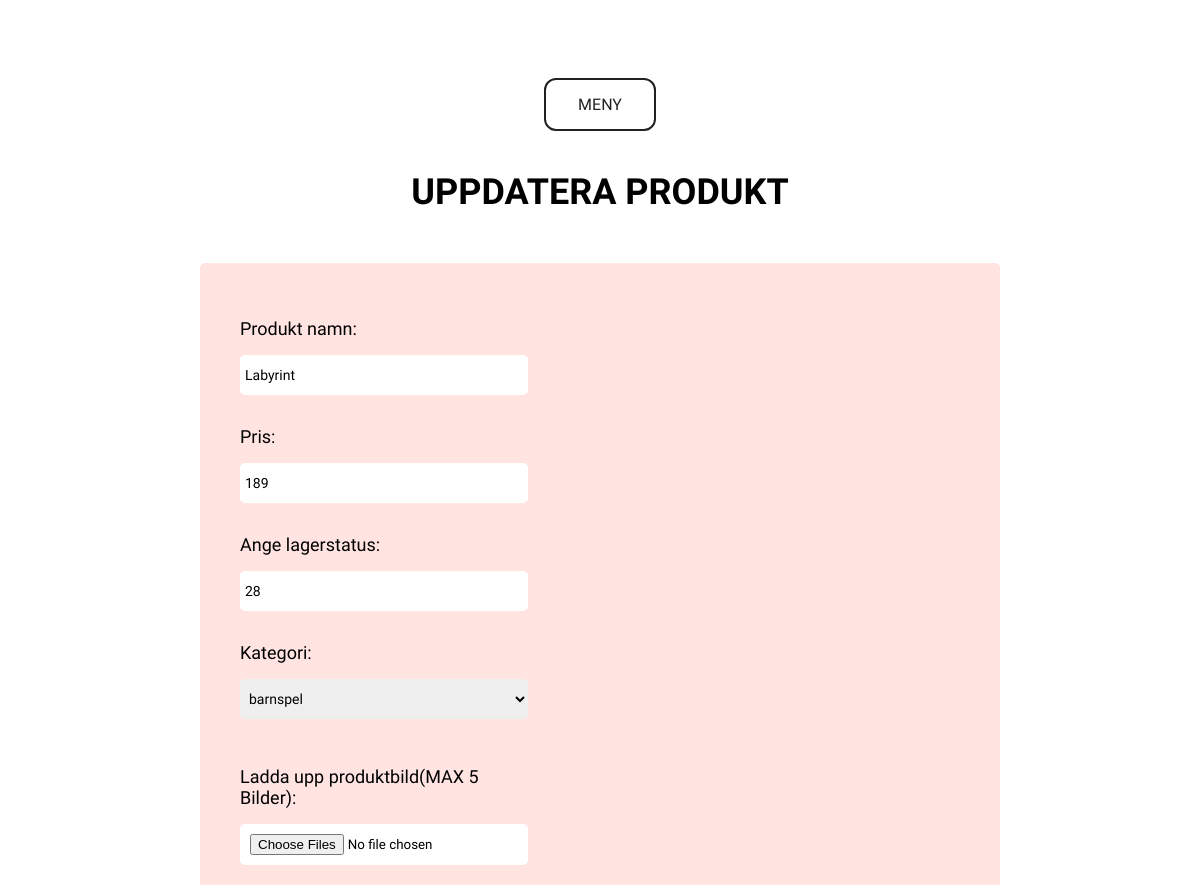
Before: /admin/admin-update-product.php?id=2 (upper part) with the older database file.
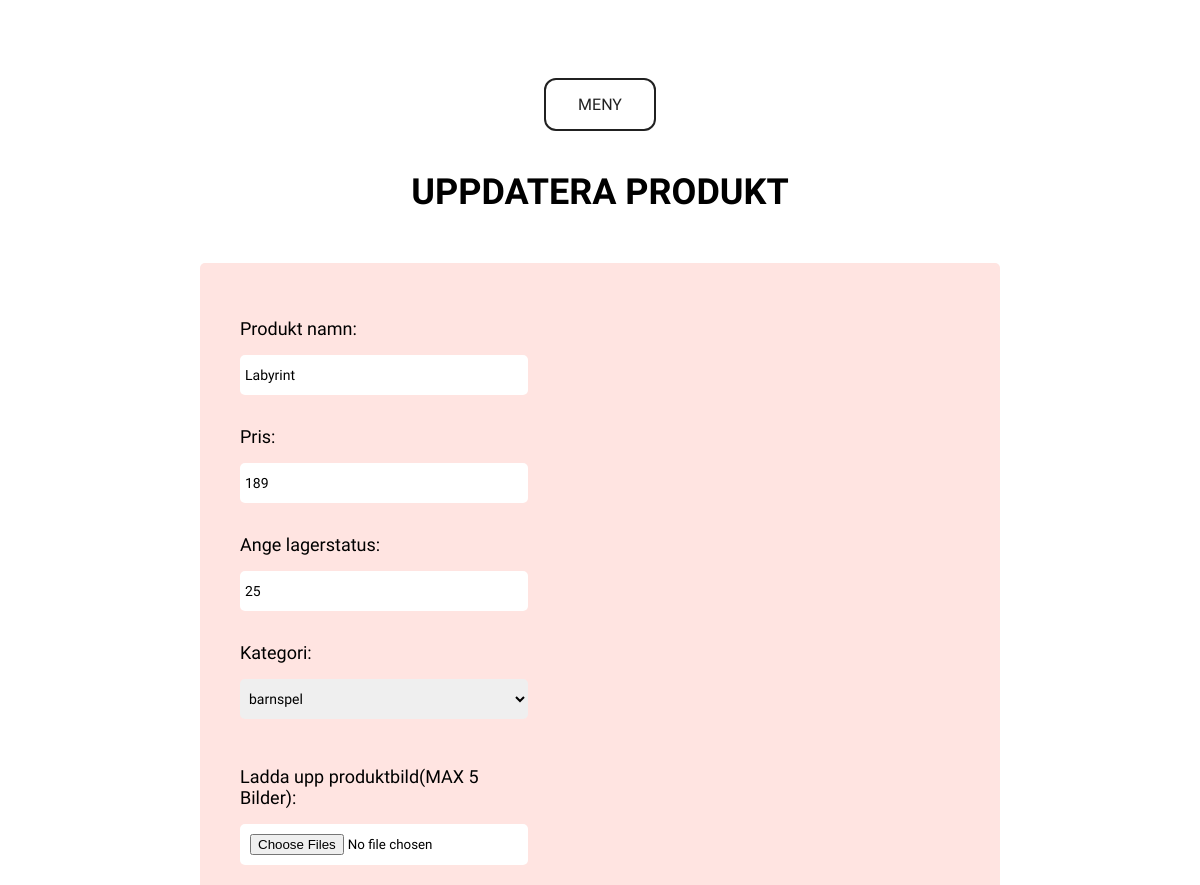
After: the same page with the newer database file.
### tables this page shows
CREATE TABLE `webshop_products` (
  `productid` int(11) NOT NULL,
  `categoryid` int(11) NOT NULL,
  `title` varchar(500) NOT NULL,
  `description` varchar(1000) NOT NULL,
  `price` decimal(10,0) NOT NULL,
  `quantity` int(11) NOT NULL,
  `productimg` varchar(1000) NOT NULL,
  `date` datetime NOT NULL DEFAULT CURRENT_TIMESTAMP
);

### admin/admin-update-product.php (the view, shortened to what this page needs)
<?php
require_once '../config/db.php';
require_once 'header.php';
$imageold = "";
if(isset($_GET['id'])){
    $id = htmlspecialchars($_GET['id']);
    $sql = "SELECT * FROM webshop_products WHERE productid =:id";
    $stmt = $db->prepare($sql);
    $stmt->bindParam(':id', $id);
    $stmt->execute();
    if($stmt->rowCount() > 0){
        $row = $stmt->fetch(PDO::FETCH_ASSOC);
        $productid = htmlspecialchars($row['productid']);
        $title = htmlspecialchars($row['title']);
        $price = htmlspecialchars($row['price']);
        $quantity = htmlspecialchars($row['quantity']);
        $product_categoryid = htmlspecialchars($row['categoryid']);
        $imageold = unserialize($row['productimg']);
    }else {
        header('Location:admin-products.php');
        exit;
    }
}else {
    header('Location:admin-products.php');
    exit;
}
$query ="SELECT * FROM webshop_categories WHERE categoryid = :categoryid";
$statment = $db->prepare($query);
$statment->bindParam(':categoryid', $product_categoryid);
$statment->execute();
while($row = $statment->fetch(PDO::FETCH_ASSOC)){
    $product_category = htmlspecialchars($row['category']);
}
    require_once "admin-update-product-form.php";
    if(!empty($imageold)){
        echo "<h3 class='product_img-head'>Produktbilder</h3><br>";
       echo "<a href='admin-delete-img.php?id=$productid' onclick='return myFunction()' id='delete'>
            <button class='btn_delete-img'>Radera bilder</button></a><br>";
    }
?>
<?php  require_once '../footer.php'; ?>

### admin/admin-update-product-form.php (shortened to what this page needs)
<section class="form_container">
<h1 class="page-title form-container__heading-text">Uppdatera produkt</h1>
<form action="#" method="POST" enctype="multipart/form-data" class="form-container">
<div class="product_field-name form-container__box">
<label for="title">Produkt namn: </label><br>
<input type="text" name="title"value='<?php echo $title; ?>' class="form-container__box-input" required>
</div>
<div class="product_field-price form-container__box">
<label for="price">Pris: </label><br>
<input type="text" name="price" value='<?php echo $price; ?>' class="form-container__box-input"required>
</div>
<div class="product_field-quantity form-container__box">
<label for="quantity">Ange lagerstatus: <br>
<input type="number" min="0" max="500" name="quantity" value='<?php echo $quantity; ?>' class="form-container__box-input">
</div>
<div class="product_field-category form-container__box">
<label for="category">Kategori: </label><br>
<select name="category" class="form-container__box-input">
<option value='<?php echo $product_categoryid;?>'><?php echo $product_category;?></option>
</select>
</div>
<div class="product_field-img form-container__image">
<label for="product-img">Ladda upp produktbild(MAX 5 Bilder): </label><br>
<input type="file" name="productimg[]" multiple="multiple" class="form-container__image-input">
</div>
<div class="product_field-description form-container__description">
<label for="description">Beskrivning: </label><br>
</div>
</form>
</section>

Changed rows visible on the page:
changed webshop_products: quantity "28" → "25"
